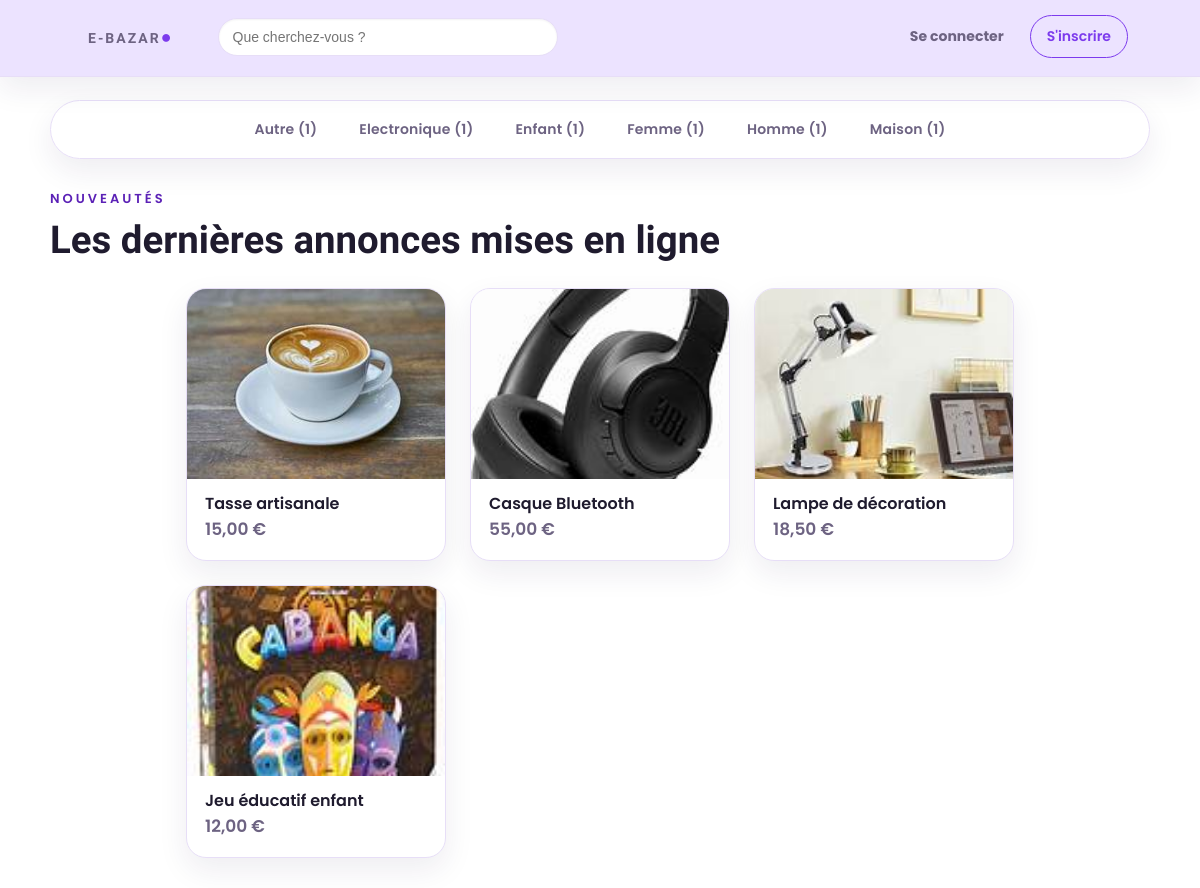
The page / on the database its author committed.
### tables this page shows
CREATE TABLE categories (
    id INT AUTO_INCREMENT PRIMARY KEY,
    nom VARCHAR(100) NOT NULL UNIQUE,
    date_creation DATETIME NOT NULL DEFAULT CURRENT_TIMESTAMP
);

CREATE TABLE annonces (
    id INT AUTO_INCREMENT PRIMARY KEY,
    vendeur_id INT NOT NULL,
    categorie_id INT NOT NULL,
    titre VARCHAR(30) NOT NULL,
    description TEXT NOT NULL,
    prix DECIMAL(10,2) NOT NULL CHECK (prix >= 0),
    livraison_postale TINYINT(1) NOT NULL DEFAULT 0,
    livraison_main TINYINT(1) NOT NULL DEFAULT 0,
    statut ENUM('EN_VENTE', 'VENDU','RESERVER', 'LIVRE', 'SUPPRIME') 
        NOT NULL DEFAULT 'EN_VENTE',
    date_creation DATETIME NOT NULL DEFAULT CURRENT_TIMESTAMP,

    FOREIGN KEY (vendeur_id) REFERENCES utilisateurs(id) ON DELETE CASCADE,
    FOREIGN KEY (categorie_id) REFERENCES categories(id) ON DELETE CASCADE
);

### config/config.php (called while the page is built, shortened)
<?php
function ebazar_photo_src($chemin, $fallback = 'image/haut.jpg') {
    $path = trim((string) ($chemin ?? ''));
    $path = str_replace('\\', '/', $path);
    $path = preg_replace('#^(\.\./)+#', '', $path);
    $path = ltrim($path, '/');
    if (strpos($path, 'uploads/') === 0 || strpos($path, 'image/') === 0) {
        return $path;
    }
    return $path;
}

### public/index.php (the view, shortened to what this page needs)
<?php
include '../config/config.php';
$limite = 4;
$offset = 0;
$where_clause = "a.statut = 'EN_VENTE'";
$execute_params = [];
$titre_section = "Les dernières annonces mises en ligne";
$sous_titre = "Nouveautés";
$user_id_exclusion = '';
$sql_annonces = "
    SELECT a.*,
        (SELECT chemin FROM photos WHERE annonce_id = a.id ORDER BY position ASC LIMIT 1) AS photo_principale
    FROM annonces a
    WHERE {$where_clause}
    ORDER BY a.id DESC
    LIMIT {$limite} OFFSET {$offset}
";
$stmt_annonces = $pdo->prepare($sql_annonces);
$stmt_annonces->execute($execute_params);
$annonces = $stmt_annonces->fetchAll(PDO::FETCH_ASSOC);
$sql_categories = "
    SELECT
        c.id,
        c.nom,
        COUNT(a.id) AS nombre_annonces
    FROM categories c
    LEFT JOIN annonces a ON c.id = a.categorie_id
        AND a.statut = 'EN_VENTE'
        {$user_id_exclusion}
    GROUP BY c.id, c.nom
    ORDER BY c.nom ASC
";
$categories = $pdo->query($sql_categories)->fetchAll(PDO::FETCH_ASSOC);
?>
<!DOCTYPE html>
<html lang="fr">
<head>
    <link rel="stylesheet" href="css/accuill.css?v=99">
    <link rel="stylesheet" href="css/header.css">
</head>
<body>
<header class="navbar">
    <div class="logo">
        <a href="index.php"><span>E-Bazar</span><span class="dot">●</span></a>
       <input type="text" id="barre-recherche" placeholder="Que cherchez-vous ? ">
       </div>
    <div>
        <?php if (!isset($_SESSION['id'])): ?>
            <a href="connexion.php"><strong>Se connecter</strong></a>
            <a href="inscription.php" class="btn-outline">S'inscrire</a>
        <?php else: ?>
            <a href="profil.php"><button class="icon"><img src="image/comptenoir.png" alt="Compte"></button></a>
            <a href="deconnexion.php">Deconnexion</a>
        <?php endif; ?>
    </div>
</header>
<nav>
    <?php foreach ($categories as $cat): ?>
        <a href="?id=<?= $cat['id'] ?>">
            <p><?= htmlspecialchars($cat['nom']) ?> (<?= $cat['nombre_annonces'] ?>)</p>
        </a>
    <?php endforeach; ?>
</nav>
<main>
    <div class="texte">
        <p><?= $sous_titre ?></p>
        <h2><?= $titre_section ?></h2>
    </div>
    <div class="produits">
        <?php if (empty($annonces) && isset($categorie_id)): ?>
             <p>Aucune annonce trouvée dans cette catégorie.</p>
        <?php elseif (empty($annonces)): ?>
             <p>Aucune annonce n'est actuellement disponible.</p>
        <?php else: ?>
            <?php foreach ($annonces as $annonce): ?>
                <div class="produit" onclick="window.location.href='annonce.php?id=<?= $annonce['id'] ?>'">
                    <?php $photo_src = ebazar_photo_src($annonce['photo_principale']); ?>
                    <div class="image-container">
                        <img src="<?= htmlspecialchars($photo_src) ?>" alt="<?= htmlspecialchars($annonce['titre']) ?>">
                    </div>
                    <p><?= htmlspecialchars($annonce['titre']) ?></p>
                    <h2><?= number_format($annonce['prix'], 2, ',', ' ') ?> €</h2>
                </div>
            <?php endforeach; ?>
        <?php endif; ?>
    </div>
</main>
</body>
</html>

### public/css/accuill.css (style rules this page uses)
:root { --bg: #ffffff; --surface: #ffffff; --surface-muted: #f6f2ff; --ink: #1f1b2e; --muted: #6d6382; --accent: #7c3aed; --accent-strong: #5b21b6; --accent-cool: #a855f7; --accent-soft: #ede9fe; --border: #e7def7; --shadow: 0 12px 30px rgba(38, 24, 76, 0.08); --shadow-strong: 0 18px 40px rgba(38, 24, 76, 0.14); --radius: 20px; --radius-lg: 28px; --radius-sm: 12px; }
* { margin: 0; padding: 0; box-sizing: border-box; }
body { font-family: "Poppins", sans-serif; color: var(--ink); background: var(--bg); min-height: 100vh; }
a { color: inherit; }
main { padding-bottom: 60px; animation: pageIn 0.6s ease both; }
nav { width: min(1100px, 92%); margin: 22px auto 10px; padding: 10px; background: rgba(255, 255, 255, 0.8); border: 1px solid var(--border); border-radius: 999px; display: flex; flex-wrap: wrap; justify-content: center; gap: 10px; box-shadow: var(--shadow); }
nav a { text-decoration: none; color: var(--muted); font-size: 14px; font-weight: 600; letter-spacing: 0.2px; padding: 8px 16px; border-radius: 999px; transition: all 0.2s ease; }
.texte { width: min(1100px, 92%); margin: 30px auto 10px; }
.texte p { color: var(--accent-strong); font-size: 13px; letter-spacing: 3px; text-transform: uppercase; font-weight: 600; }
.texte h2 { font-family: "Italiana", serif; font-size: clamp(28px, 3.2vw, 42px); font-weight: 600; margin-top: 8px; }
.produits { width: min(1100px, 92%); margin: 26px auto 0; display: grid; grid-template-columns: repeat(auto-fit, minmax(220px, 260px)); justify-content: center; gap: 24px; }
.produit { background: var(--surface); border: 1px solid var(--border); border-radius: var(--radius); overflow: hidden; box-shadow: var(--shadow); transition: transform 0.25s ease, box-shadow 0.25s ease; cursor: pointer; animation: cardIn 0.6s ease both; }
.produit:nth-child(2) { animation-delay: 0.05s; }
.produit:nth-child(3) { animation-delay: 0.1s; }
.produit:nth-child(4) { animation-delay: 0.15s; }
.image-container { width: 100%; height: 190px; overflow: hidden; background: var(--accent-soft); }
.image-container img { width: 100%; height: 100%; object-fit: cover; transition: transform 0.35s ease; }
.produit p { font-size: 16px; color: var(--ink); font-weight: 600; padding: 12px 18px 0; }
.produit h2 { font-size: 17px; color: var(--muted); padding: 0 18px 18px; font-weight: 600; }

### public/css/header.css (style rules this page uses)
:root { --bg: #ffffff; --surface: #ffffff; --surface-muted: #f6f2ff; --ink: #1f1b2e; --muted: #6d6382; --accent: #7c3aed; --accent-strong: #5b21b6; --accent-cool: #a855f7; --accent-soft: #ede9fe; --border: #e7def7; --shadow: 0 12px 30px rgba(38, 24, 76, 0.08); --shadow-strong: 0 18px 40px rgba(38, 24, 76, 0.14); --radius: 20px; --radius-lg: 28px; --radius-sm: 12px; }
.navbar { display: flex; justify-content: space-between; align-items: center; padding: 18px 6vw; background: #ece3ff; border-bottom: 1px solid var(--border); position: sticky; top: 0; z-index: 20; color: var(--ink); }
.logo { font-family: "Italiana", serif; font-size: 28px; font-weight: 600; letter-spacing: 2px; text-transform: uppercase; display: flex; align-items: center; gap: 8px; }
.logo a { text-decoration: none; color: var(--ink); display: inline-flex; align-items: center; gap: 8px; }
.logo .dot { color: var(--accent); font-size: 18px; }
header input, .navbar input { padding: 10px 14px; width: min(340px, 40vw); background-color: var(--surface); border-radius: 999px; border: 1px solid var(--border); margin-left: 20px; font-size: 14px; color: var(--ink); box-shadow: inset 0 1px 2px rgba(31, 27, 46, 0.06); }
header a, .navbar a { text-decoration: none; color: var(--muted); font-size: 14px; padding: 10px 16px; display: inline-block; border-radius: 999px; font-weight: 600; transition: all 0.2s ease; }
header a.btn-outline, .navbar a.btn-outline { border: 1px solid var(--accent); color: var(--accent); background: transparent; }
.navbar > div:last-child { display: flex; align-items: center; gap: 10px; flex-wrap: wrap; }

### rows shown on the page
categories: nom "Autre", nombre_annonces "1"
categories: nom "Electronique", nombre_annonces "1"
categories: nom "Enfant", nombre_annonces "1"
categories: nom "Femme", nombre_annonces "1"
categories: nom "Homme", nombre_annonces "1"
categories: nom "Maison", nombre_annonces "1"
annonces: shows a picture, titre "Tasse artisanale", prix "15,00"
annonces: shows a picture, titre "Casque Bluetooth", prix "55,00"
annonces: shows a picture, titre "Lampe de décoration", prix "18,50"
annonces: shows a picture, titre "Jeu éducatif enfant", prix "12,00"

### other values the page prints
$sous_titre "NOUVEAUTÉS"
$titre_section "Les dernières annonces mises en ligne"
